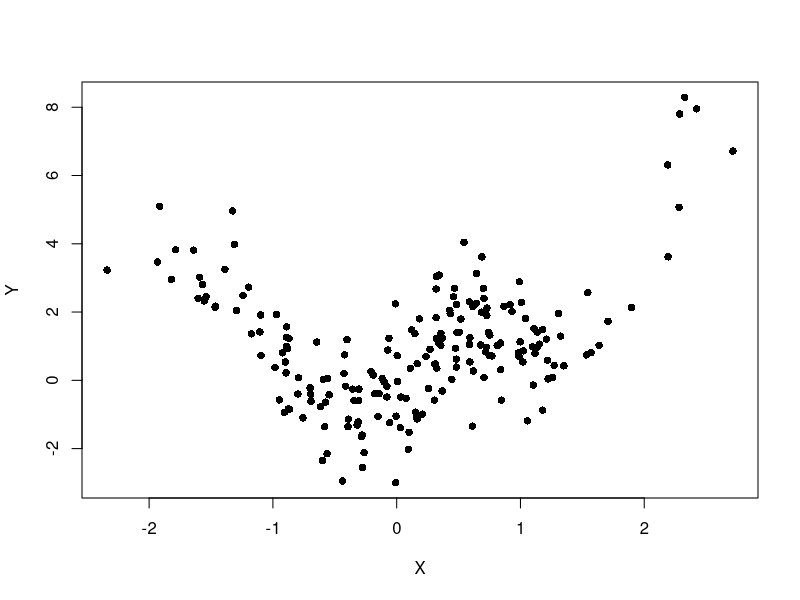
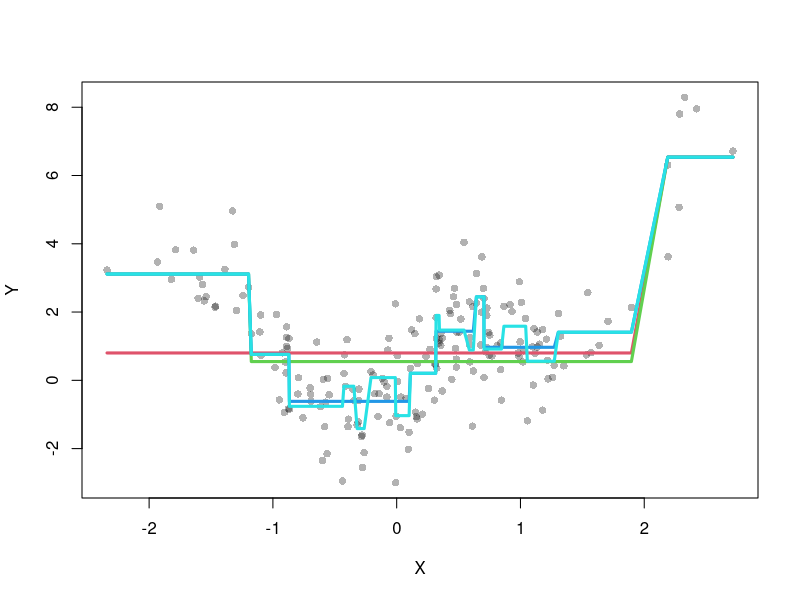
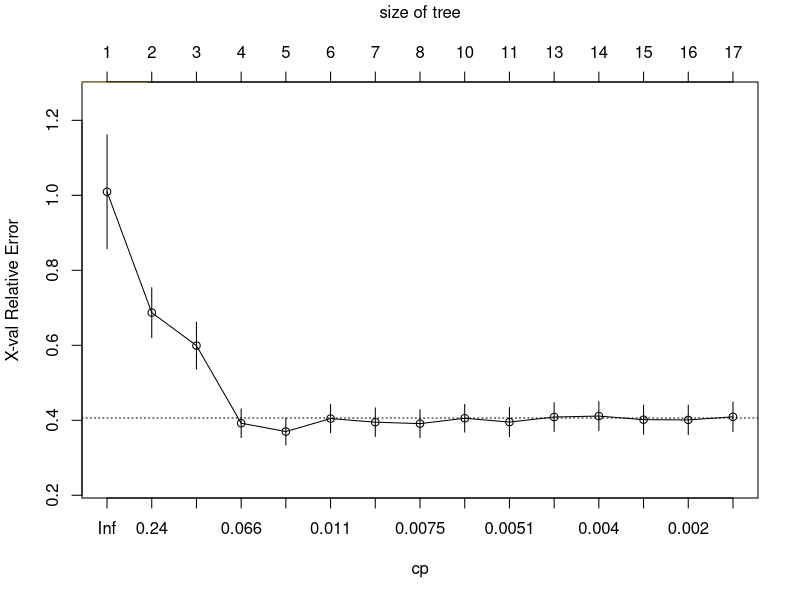
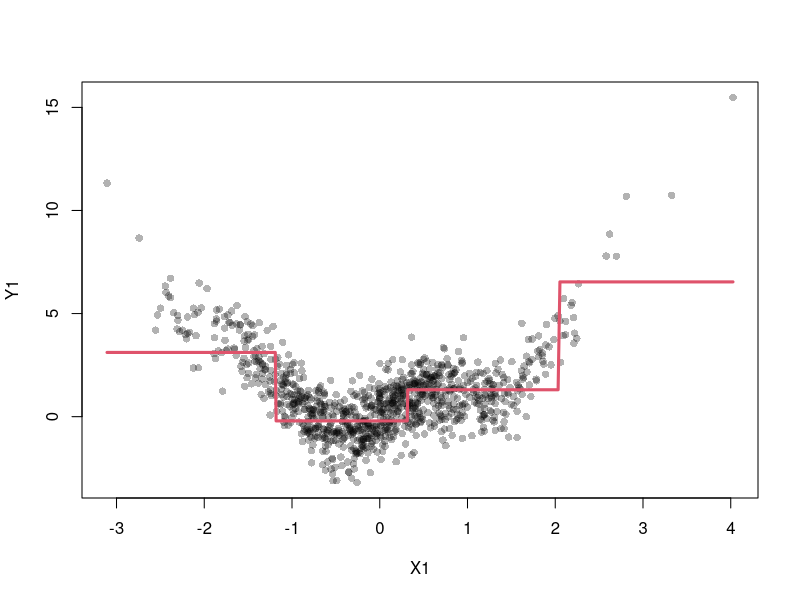

These charts were generated, in order, by the following R code:
#ЗАДАЧА 1
#Зафиксируйте сид 7. Сгенерируйте выборку из 200 точек по правилу: Y = X2+sin(3X)+N(0,1), где Х – стандартная нормальная величина. Предположим, вы не хотите гадать зависимость и подходите к задаче регрессии Y ~ X с помощью деревьев. Постройте дерево и нарисуйте предсказание для:
#a. Глубины 1
#b. Глубины 2
#c. Глубины 5
#d. Глубины 10. Здесь не забудьте попросить алгоритм строить глубокое дерево, указав параметр cр достаточно маленьким, к примеру, cp = 0.00001
#e. Подберите оптимальное дерево с помощью прунинга и нарисуйте получившиеся предсказания. Опять, не забудьте переобучить дерево.

#ЗАДАЧА 2
#Исследуйте датасет kyphosis. Используйте решающие деревья, чтобы предсказать искривление позвоночника. Покажите, почему на малых выборках прунинг не работает. Откройте настоящее предназначение деревьев: представьте данные так, чтобы их поняла произвольная бабушка. В этом вам поможет пакет rpart.plot

set.seed(7)
X=rnorm(200)
E=rnorm(200)
Y=X^2+sin(3*X)+E #настоящая зависимость
plot(X,Y, pch=16)

library(rpart)

my_control1 = rpart.control(cp = 0.0001, xval = 100, maxdepth = 1)
mod1 = rpart(formula = Y~X, method = "anova", control = my_control1)
res1 = predict(mod1)
plot(X,Y, col=rgb(0,0,0,0.3),pch=16) 
lines(X[order(X)],res1[order(X)], type = "l", col=2,lwd=3) 


my_control2 = rpart.control(cp = 0.0001, xval = 100, maxdepth = 2)
mod2 = rpart(formula = Y~X, method = "anova", control = my_control2)
res2 = predict(mod2)
lines(X[order(X)],res2[order(X)], type = "l", col=3,lwd=3) 


my_control5 = rpart.control(cp = 0.0001, xval = 100, maxdepth = 5)
mod5 = rpart(formula = Y~X, method = "anova", control = my_control5)
res5 = predict(mod5)
lines(X[order(X)],res5[order(X)], type = "l", col=4,lwd=3) 


my_control10 = rpart.control(cp = 0.0001, xval = 100, maxdepth = 10)
mod10 = rpart(formula = Y~X, method = "anova", control = my_control10)
res10 = predict(mod10)
lines(X[order(X)],res10[order(X)], type = "l", col=5,lwd=3) 


my_control = rpart.control(cp = 0.00001, xval = 100)
mod = rpart(formula = Y~X, method = "anova",control = my_control)
plotcp(mod)
mod_pruned = prune(mod, cp = 0.066)  
res=predict(mod_pruned)
lines(X[order(X)],res[order(X)], type = "l", col=7,lwd=3) 


X1=rnorm(1000) 
E1=rnorm(1000) 
Y1=X1^2+sin(3*X1)+E1 
data_matrix1=data.frame(X1) 
names(data_matrix1)="X" 

mod_pruned = prune(mod, cp = 0.066) 

predict1=predict(mod_pruned, newdata = data_matrix1) 
plot(X1,Y1, col=rgb(0,0,0,0.3),pch=16) 
lines(X1[order(X1)],predict1[order(X1)], type = "l", col=2,lwd=3)